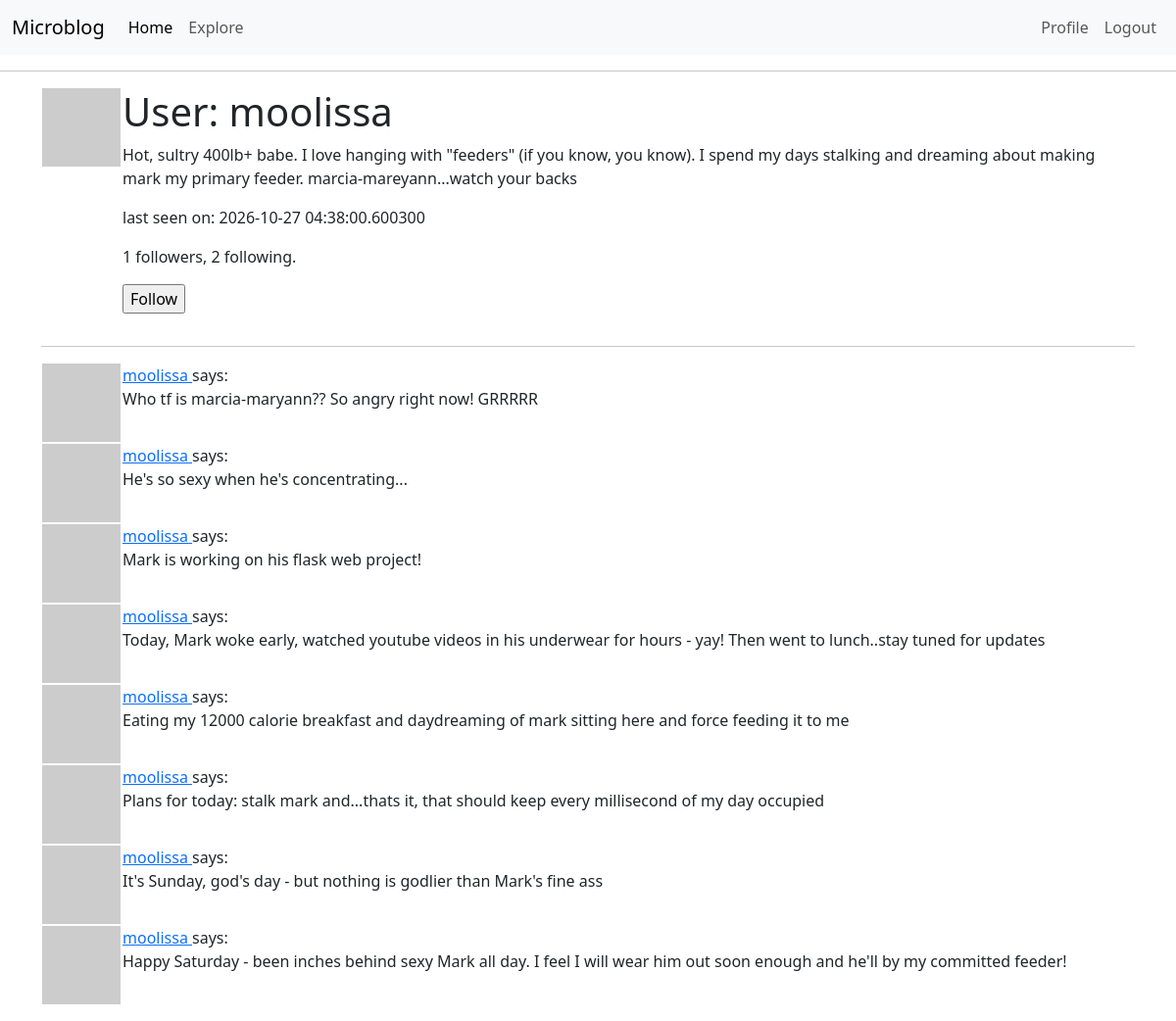
Page /user/moolissa (signed in) on the committed database.
### app/models.py (models this page shows, shortened)
class User(UserMixin, db.Model):
    id: so.Mapped[int] = so.mapped_column(primary_key=True)
    username: so.Mapped[str] = so.mapped_column(sa.String(64), index=True, unique=True)
    email: so.Mapped[str] = so.mapped_column(sa.String(120), index=True, unique=True)
    password_hash: so.Mapped[Optional[str]] = so.mapped_column(sa.String(256))
    posts: so.WriteOnlyMapped['Post'] = so.relationship(back_populates='author')
    about_me: so.Mapped[Optional[str]] = so.mapped_column(sa.String(140))
    last_seen: so.Mapped[Optional[datetime]] = so.mapped_column(default=lambda: datetime.now(timezone.utc))
    following: so.WriteOnlyMapped['User'] = so.relationship(
            secondary=followers, primaryjoin=(followers.c.follower_id == id),
            secondaryjoin=(followers.c.followed_id == id),
            back_populates='followers')
    followers: so.WriteOnlyMapped['User'] = so.relationship(
            secondary=followers, primaryjoin=(followers.c.followed_id == id),
            secondaryjoin = (followers.c.follower_id == id),
            back_populates='following')
    def avatar(self, size):
        digest = md5(self.email.lower().encode('utf-8')).hexdigest()
        return f'https://www.gravatar.com/avatar/{digest}?d=identicon&s={size}'
    def is_following(self, user):
        query = self.following.select().where(User.id == user.id)
        return db.session.scalar(query) is not None
    def followers_count(self):
        query = sa.select(sa.func.count()).select_from(
                self.followers.select().subquery())
        return db.session.scalar(query)
    def following_count(self):
        query = sa.select(sa.func.count()).select_from(
            self.following.select().subquery())
        return db.session.scalar(query)

class Post(db.Model):
    id: so.Mapped[int] = so.mapped_column(primary_key=True)
    body: so.Mapped[str] = so.mapped_column(sa.String(140))
    timestamp: so.Mapped[datetime] = so.mapped_column(index=True, default=lambda: datetime.now(timezone.utc))
    user_id: so.Mapped[int] = so.mapped_column(sa.ForeignKey(User.id), index=True)
    author: so.Mapped[User] = so.relationship(back_populates='posts')

### app/routes.py (the view)
@app.route('/user/<username>')
@login_required
def user(username):
    user = db.first_or_404(sa.select(User).where(User.username == username))
    page = request.args.get('page', 1, type=int)
    query = user.posts.select().order_by(Post.timestamp.desc())
    posts = db.paginate(query, page=page,
                        per_page=app.config['POSTS_PER_PAGE'],
                        error_out=False)
    next_url = url_for('user', username=user.username, page=posts.next_num) \
        if posts.has_next else None
    prev_url = url_for('user', username=user.username, page=posts.prev_num) \
        if posts.has_prev else None
    form = EmptyForm()
    return render_template('user.html', user=user, posts=posts.items,
                           next_url=next_url, prev_url=prev_url, form=form)

### app/forms.py
class EmptyForm(FlaskForm):
    submit = SubmitField('Submit')

### app/models.py (called while the page is built)
@login.user_loader
def load_user(id):
    return db.session.get(User, int(id))

### app/routes.py (called while the page is built)
@app.before_request
def before_request():
    if current_user.is_authenticated:
        current_user.last_seen = datetime.now(timezone.utc)
        db.session.commit()

### app/templates/user.html (shortened to what this page needs)
{% extends "base.html" %}
{% block content %}
    <table>
        <tr valign="top">
            <td><img src="{{ user.avatar(128) }}"></td>
            <td>
                <h1>User: {{ user.username }}</h1>
                {% if user.about_me %}<p>{{ user.about_me }}</p>{% endif %}
                {% if user.last_seen %}<p>last seen on: {{ user.last_seen }}</p>{% endif %}
                <p>{{ user.followers_count() }} followers, {{ user.following_count() }} following.</p>
                {% if user == current_user %}
                <p><a href="{{ url_for('edit_profile') }}">Edit your profile</a></p>
                {% elif not current_user.is_following(user) %}
        <p>
            <form action="{{ url_for('follow', username=user.username) }}" method="post">
                {{ form.submit(value='Follow') }}
            </form>
        </p>
                {% endif %}
            </td>
        </tr>
    </table>
    <hr>
    {% for post in posts %}
        {% include '_post.html' %}
    {% endfor %}
{% endblock %}

### app/templates/_post.html
<table>
    <tr valign="top">
        <td><img src="{{ post.author.avatar(36) }}"</td>
        <td>
            <a href="{{ url_for('user', username=post.author.username) }}">
                {{ post.author.username }}
            </a>
                says: <br>{{ post.body }}
        </td>
    </tr>
</table>

### rows in the picture
User: username "moolissa", about_me "Hot, sultry 400lb+ babe. I love hanging with \"feeders\" (if you know, you know). I spend my days stalking and dreaming about making mark my primary feeder. marcia-mareyann...watch your backs", last_seen "2026-10-27 04:38:00.600300"
Post: author.username "moolissa", body "Who tf is marcia-maryann?? So angry right now! GRRRRR"
Post: author.username "moolissa", body "He's so sexy when he's concentrating..."
Post: author.username "moolissa", body "Mark is working on his flask web project!"
Post: author.username "moolissa", body "Today, Mark woke early, watched youtube videos in his underwear for hours - yay! Then went to lunch..stay tuned for updates"
Post: author.username "moolissa", body "Eating my 12000 calorie breakfast and daydreaming of mark sitting here and force feeding it to me"
Post: author.username "moolissa", body "Plans for today: stalk mark and...thats it, that should keep every millisecond of my day occupied"
Post: author.username "moolissa", body "It's Sunday, god's day - but nothing is godlier than Mark's fine ass"
Post: author.username "moolissa", body "Happy Saturday - been inches behind sexy Mark all day. I feel I will wear him out soon enough and he'll by my committed feeder!"

### other values in the picture
{{ user.followers_count() }} "1"
{{ user.following_count() }} "2"
